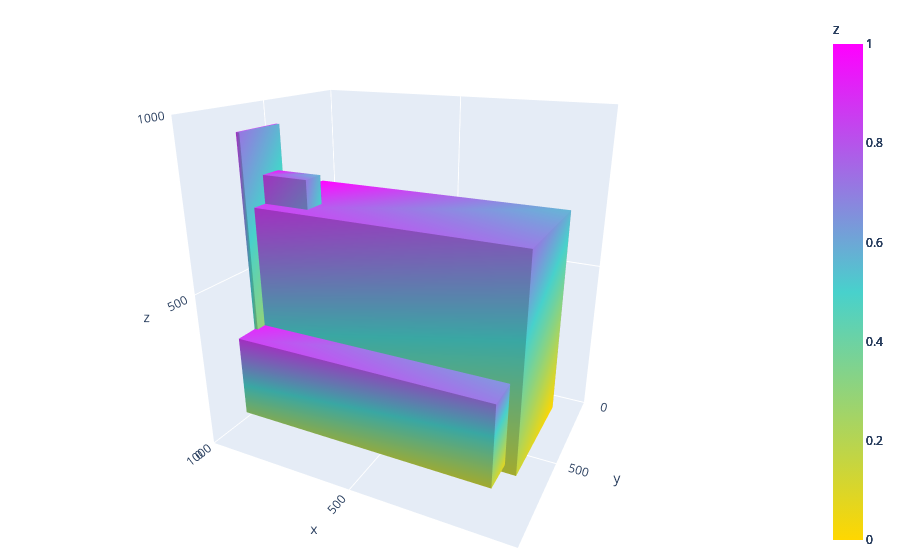

The code cell stored with this chart in its notebook:
### Code cell
start = perf_counter()
response = requests.get(f"{boxes_url}?x=990&y=500&z=100")
end = perf_counter()
response_boxes = [convert_box_json_to_nparray(box) for box in response.json()]
print(f"Response Time: {end - start}")
print(f"Showing {len(response_boxes)} Boxes")
show_3d_boxes(response_boxes)

### Figure 1 — Plotly figure (JSON) as saved in the notebook; plotly's stock layout.template omitted (floating-point values rounded to 4 significant figures)
{"data": [{"colorbar": {"title": {"text": "z"}}, "colorscale": [[0, "gold"], [0.5, "mediumturquoise"], [1, "magenta"]], "flatshading": true, "i": [7, 0, 0, 0, 4, 4, 6, 6, 4, 0, 3, 2], "intensity": [0, 0.1429, 0.2857, 0.4286, 0.5714, 0.7143, 0.8571, 1], "j": [3, 4, 1, 2, 5, 6, 5, 2, 0, 1, 6, 3], "k": [0, 7, 2, 3, 6, 7, 1, 1, 5, 5, 7, 6], "type": "mesh3d", "x": [819, 819, 992, 992, 819, 819, 992, 992], "y": [471, 573, 573, 471, 471, 573, 573, 471], "z": [91, 91, 91, 91, 783, 783, 783, 783]}, {"colorbar": {"title": {"text": "z"}}, "colorscale": [[0, "gold"], [0.5, "mediumturquoise"], [1, "magenta"]], "flatshading": true, "i": [7, 0, 0, 0, 4, 4, 6, 6, 4, 0, 3, 2], "intensity": [0, 0.1429, 0.2857, 0.4286, 0.5714, 0.7143, 0.8571, 1], "j": [3, 4, 1, 2, 5, 6, 5, 2, 0, 1, 6, 3], "k": [0, 7, 2, 3, 6, 7, 1, 1, 5, 5, 7, 6], "type": "mesh3d", "x": [783, 783, 999, 999, 783, 783, 999, 999], "y": [311, 639, 639, 311, 311, 639, 639, 311], "z": [96, 96, 96, 96, 364, 364, 364, 364]}, {"colorbar": {"title": {"text": "z"}}, "colorscale": [[0, "gold"], [0.5, "mediumturquoise"], [1, "magenta"]], "flatshading": true, "i": [7, 0, 0, 0, 4, 4, 6, 6, 4, 0, 3, 2], "intensity": [0, 0.1429, 0.2857, 0.4286, 0.5714, 0.7143, 0.8571, 1], "j": [3, 4, 1, 2, 5, 6, 5, 2, 0, 1, 6, 3], "k": [0, 7, 2, 3, 6, 7, 1, 1, 5, 5, 7, 6], "type": "mesh3d", "x": [981, 981, 994, 994, 981, 981, 994, 994], "y": [440, 692, 692, 440, 440, 692, 692, 440], "z": [14, 14, 14, 14, 924, 924, 924, 924]}, {"colorbar": {"title": {"text": "z"}}, "colorscale": [[0, "gold"], [0.5, "mediumturquoise"], [1, "magenta"]], "flatshading": true, "i": [7, 0, 0, 0, 4, 4, 6, 6, 4, 0, 3, 2], "intensity": [0, 0.1429, 0.2857, 0.4286, 0.5714, 0.7143, 0.8571, 1], "j": [3, 4, 1, 2, 5, 6, 5, 2, 0, 1, 6, 3], "k": [0, 7, 2, 3, 6, 7, 1, 1, 5, 5, 7, 6], "type": "mesh3d", "x": [92, 92, 999, 999, 92, 92, 999, 999], "y": [106, 644, 644, 106, 106, 644, 644, 106], "z": [0, 0, 0, 0, 692, 692, 692, 692]}, {"colorbar": {"title": {"text": "z"}}, "colorscale": [[0, "gold"], [0.5, "mediumturquoise"], [1, "magenta"]], "flatshading": true, "i": [7, 0, 0, 0, 4, 4, 6, 6, 4, 0, 3, 2], "intensity": [0, 0.1429, 0.2857, 0.4286, 0.5714, 0.7143, 0.8571, 1], "j": [3, 4, 1, 2, 5, 6, 5, 2, 0, 1, 6, 3], "k": [0, 7, 2, 3, 6, 7, 1, 1, 5, 5, 7, 6], "type": "mesh3d", "x": [128, 128, 992, 992, 128, 128, 992, 992], "y": [459, 798, 798, 459, 459, 798, 798, 459], "z": [27, 27, 27, 27, 296, 296, 296, 296]}], "layout": {"autosize": true, "margin": {"b": 10, "l": 10, "r": 20, "t": 10}, "scene": {"aspectmode": "auto", "aspectratio": {"x": 1.088, "y": 0.8298, "z": 1.108}, "camera": {"center": {"x": 0, "y": 0, "z": 0}, "eye": {"x": -0.8969, "y": 1.803, "z": 0.7949}, "projection": {"type": "perspective"}, "up": {"x": 0, "y": 0, "z": 1}}, "xaxis": {"nticks": 4, "range": [0, 1000], "type": "linear"}, "yaxis": {"nticks": 4, "range": [0, 1000], "type": "linear"}, "zaxis": {"nticks": 4, "range": [0, 1000], "type": "linear"}}}}
